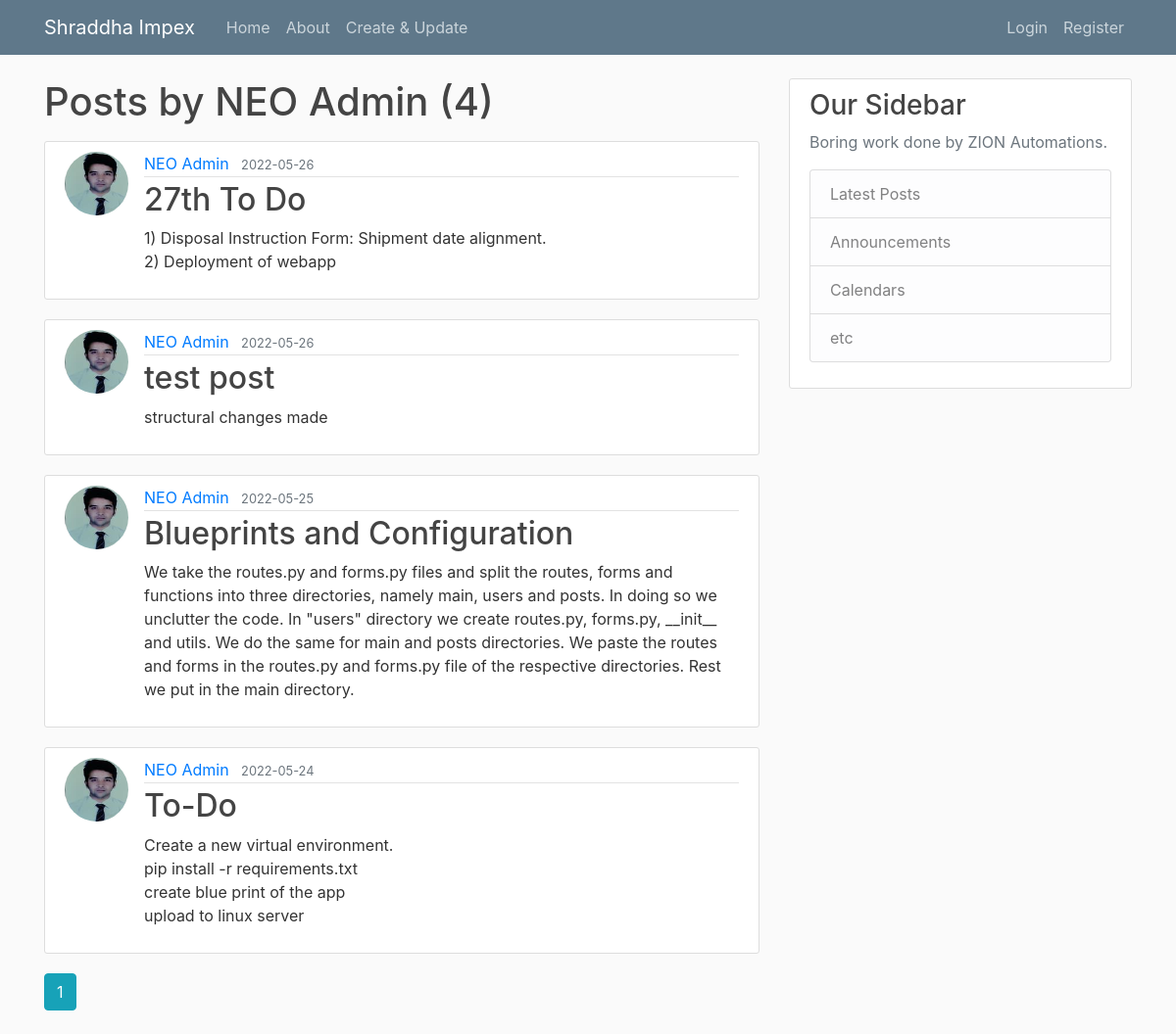
Screenshot of /user/NEO Admin with the database file from the repository.
### webapp_1/models.py (models this page shows, shortened)
class User(db.Model, UserMixin):
    id = db.Column(db.Integer, primary_key=True)
    username = db.Column(db.String(20), unique=True, nullable=False)
    email = db.Column(db.String(120), unique=True, nullable=False)
    image_file = db.Column(db.String(20), nullable=False, default='default.jpg')
    password = db.Column(db.String(60), nullable=False)
    posts = db.relationship('Post', backref='author', lazy=True)

class Post(db.Model):
    id = db.Column(db.Integer, primary_key=True)
    title = db.Column(db.String(100), nullable=False)
    post_date = db.Column(db.DateTime, nullable=False, default=datetime.utcnow)
    content = db.Column(db.Text, nullable=False)
    user_id = db.Column(db.Integer, db.ForeignKey('user.id'), nullable=False)

### webapp_1/users/routes.py (the view)
@users.route("/user/<string:username>")
def user_posts(username):
    page = request.args.get('page', 1, type=int)
    user = User.query.filter_by(username=username).first_or_404()
    posts = Post.query.filter_by(author=user)\
        .order_by(Post.post_date.desc())\
        .paginate(page=page, per_page=5)
    return render_template('user_posts.html', posts=posts, user=user)

### webapp_1/templates/user_posts.html
{% extends "layout.html" %}
{% block content %}
    <h1 class="mb-3">Posts by {{ user.username }} ({{ posts.total }})</h1>
    {% for post in posts.items %}
        <article class="media content-section">
          <img class="rounded-circle article-img" src="{{ url_for('static', filename='profile_pics/' + post.author.image_file) }}">
          <div class="media-body">
            <div class="article-metadata">
              <a class="mr-2" href="{{ url_for('users.user_posts', username=post.author.username) }}">{{ post.author.username }}</a>
              <small class="text-muted">{{ post.post_date.strftime('%Y-%m-%d') }}</small>
            </div>
            <h2><a class="article-title" href="{{ url_for('posts.post', post_id=post.id) }}">{{ post.title }}</a></h2>
            <p class="article-content">{{ post.content }}</p>
          </div>
        </article>
    {% endfor %}
    {% for page_num in posts.iter_pages(left_edge=1, right_edge=1, left_current=1, right_current=2) %}
      {% if page_num %}
        {% if posts.page == page_num %}
          <a class="btn btn-info mb-4" href="{{ url_for('users.user_posts', username=user.username, page=page_num) }}">{{ page_num }}</a>
        {% else %}
          <a class="btn btn-outline-info mb-4" href="{{ url_for('users.user_posts', username=user.username, page=page_num) }}">{{ page_num }}</a>
        {% endif %}
      {% else %}
        ...
      {% endif %}
    {% endfor %}
{% endblock content %}

### webapp_1/static/main.css (style rules this page uses)
body { background: #fafafa; color: #333333; margin-top: 5rem; }
h1, h2, h3, h4, h5, h6 { color: #444444; }
.content-section { background: #ffffff; padding: 10px 20px; border: 1px solid #dddddd; border-radius: 3px; margin-bottom: 20px; }
.article-title { color: #444444; }
.article-content { white-space: pre-line; }
.article-img { height: 65px; width: 65px; margin-right: 16px; }
.article-metadata { padding-bottom: 1px; margin-bottom: 4px; border-bottom: 1px solid #e3e3e3 }

### rows the page displays
User: username "NEO Admin"
Post: image_file (picture), author.username "NEO Admin", post_date "2022-05-26", title "27th To Do", content "1) Disposal Instruction Form: Shipment date alignment. 2) Deployment of webapp"
Post: image_file (picture), author.username "NEO Admin", post_date "2022-05-26", title "test post", content "structural changes made"
Post: image_file (picture), author.username "NEO Admin", post_date "2022-05-25", title "Blueprints and Configuration", content "We take the routes.py and forms.py files and split the routes, forms and functions into three directories, namely main, users and posts. In doing so we unclutter the code. In \"users\" directory we create routes.py, forms.py, __init__ and utils. We do the same for main and posts directories. We paste the routes and forms in the routes.py and forms.py file of the respective directories. Rest we put in the main directory."
Post: image_file (picture), author.username "NEO Admin", post_date "2022-05-24", title "To-Do", content "Create a new virtual environment. pip install -r requirements.txt create blue print of the app upload to linux server"

### other values shown
{{ posts.total }} "4"
{{ page_num }} "1"
